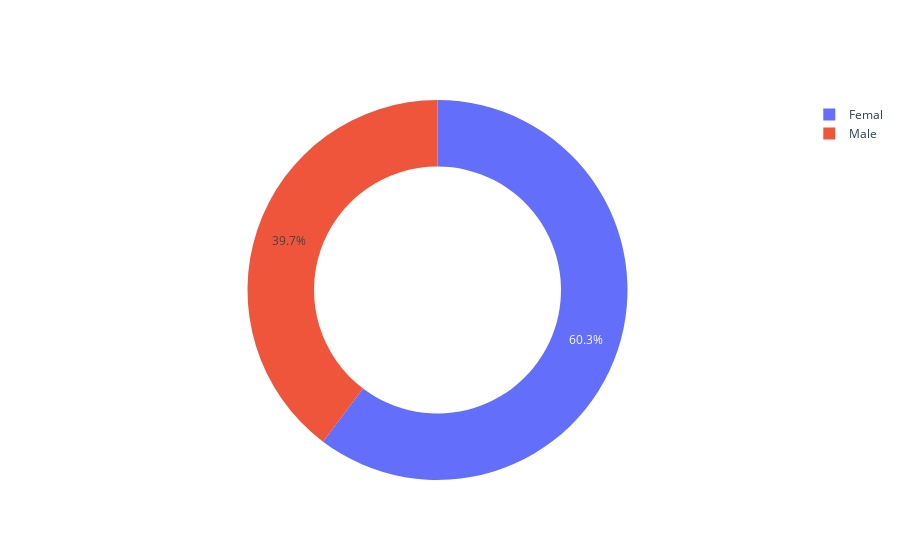

Notebook source saved alongside this figure:
### Code cell
fig = go.Figure(data=[go.Pie(labels=['Male','Femal'], 
                             values=[male_ratio,female_ratio], hole=.65)])
fig.show()

### Figure 1 — Plotly figure (JSON) as saved in the notebook; plotly's stock layout.template omitted (floating-point values rounded to 4 significant figures)
{"data": [{"hole": 0.65, "labels": ["Male", "Femal"], "type": "pie", "values": [32.99, 50.1]}], "layout": {"autosize": true}}
